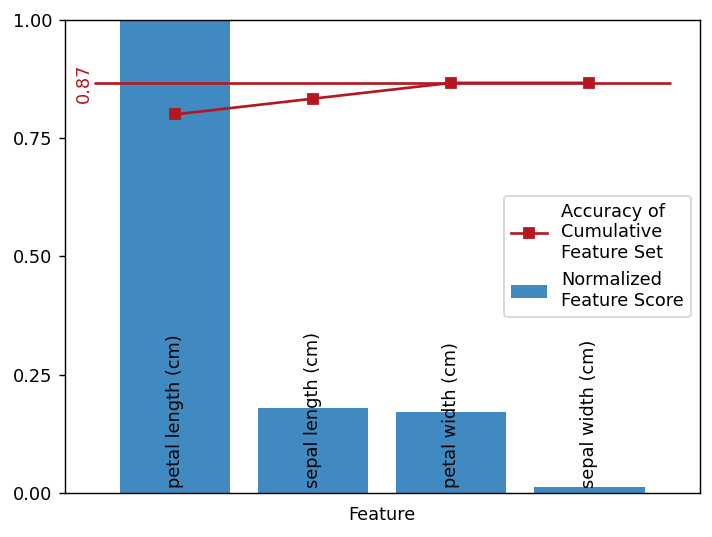

Source code (Python):
import matplotlib.pyplot as plt
import numpy as np
from sklearn import datasets
from sklearn.linear_model import RidgeClassifierCV
from sklearn.model_selection import train_test_split

from classically import plot_feature_score
from classically.score import score_features

np.random.seed(111)

dataset = datasets.load_iris()
X, y = dataset.data, dataset.target
X_train, X_test, y_train, y_test = map(
    np.array, train_test_split(X, y, test_size=0.2)
)

print(score_features(X_train, pca_components=1))

classifier = RidgeClassifierCV()

fig, ax = plot_feature_score(
    (X_train, y_train, X_test, y_test),
    labels=dataset.feature_names,
    classifier=classifier,
)

plt.savefig("score_example.png", dpi=128, bbox_inches="tight")
plt.show()
